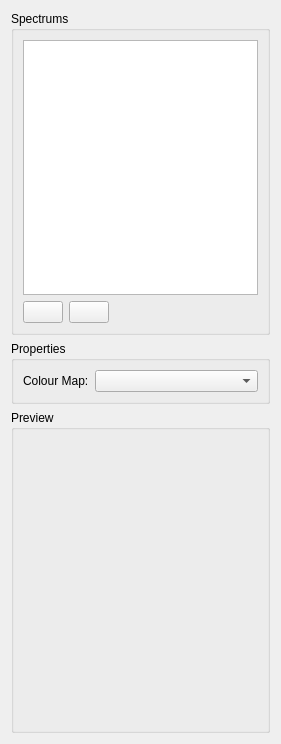
<?xml version="1.0" encoding="UTF-8"?>
<ui version="4.0">
 <class>SpectrumEditorWidget</class>
 <widget class="QWidget" name="SpectrumEditorWidget">
  <property name="geometry">
   <rect>
    <x>0</x>
    <y>0</y>
    <width>281</width>
    <height>744</height>
   </rect>
  </property>
  <property name="windowTitle">
   <string>Spectrum Editor</string>
  </property>
  <layout class="QVBoxLayout" name="verticalLayout">
   <item>
    <widget class="QGroupBox" name="groupBox">
     <property name="title">
      <string>Spectrums</string>
     </property>
     <layout class="QGridLayout" name="gridLayout">
      <item row="0" column="0" colspan="3">
       <widget class="QListWidget" name="listWidgetSpectrums"/>
      </item>
      <item row="1" column="0">
       <widget class="QPushButton" name="pushButtonAddSpectrum">
        <property name="text">
         <string/>
        </property>
        <property name="icon">
         <iconset resource="../icons.qrc">
          <normaloff>:/neon/images/icons/list-add-icon.png</normaloff>:/neon/images/icons/list-add-icon.png</iconset>
        </property>
       </widget>
      </item>
      <item row="1" column="1">
       <widget class="QPushButton" name="pushButtonDeleteSpectrum">
        <property name="text">
         <string/>
        </property>
        <property name="icon">
         <iconset resource="../icons.qrc">
          <normaloff>:/neon/images/icons/list-remove-icon.png</normaloff>:/neon/images/icons/list-remove-icon.png</iconset>
        </property>
       </widget>
      </item>
      <item row="1" column="2">
       <spacer name="horizontalSpacer">
        <property name="orientation">
         <enum>Qt::Horizontal</enum>
        </property>
        <property name="sizeHint" stdset="0">
         <size>
          <width>40</width>
          <height>20</height>
         </size>
        </property>
       </spacer>
      </item>
     </layout>
    </widget>
   </item>
   <item>
    <widget class="QGroupBox" name="groupBox_2">
     <property name="title">
      <string>Properties</string>
     </property>
     <layout class="QFormLayout" name="formLayout">
      <item row="0" column="0">
       <widget class="QLabel" name="label">
        <property name="text">
         <string>Colour Map:</string>
        </property>
       </widget>
      </item>
      <item row="0" column="1">
       <widget class="QComboBox" name="comboBox"/>
      </item>
     </layout>
    </widget>
   </item>
   <item>
    <widget class="QGroupBox" name="groupBox_3">
     <property name="title">
      <string>Preview</string>
     </property>
     <layout class="QHBoxLayout" name="horizontalLayout">
      <property name="leftMargin">
       <number>0</number>
      </property>
      <property name="topMargin">
       <number>0</number>
      </property>
      <property name="rightMargin">
       <number>0</number>
      </property>
      <property name="bottomMargin">
       <number>0</number>
      </property>
      <item>
       <widget class="SceneviewerWidget" name="widget" native="true">
        <property name="sizePolicy">
         <sizepolicy hsizetype="Expanding" vsizetype="Expanding">
          <horstretch>1</horstretch>
          <verstretch>1</verstretch>
         </sizepolicy>
        </property>
       </widget>
      </item>
     </layout>
    </widget>
   </item>
  </layout>
 </widget>
 <customwidgets>
  <customwidget>
   <class>SceneviewerWidget</class>
   <extends>QWidget</extends>
   <header>opencmiss/neon/ui/zincwidgets/sceneviewerwidget.h</header>
   <container>1</container>
  </customwidget>
 </customwidgets>
 <resources>
  <include location="../icons.qrc"/>
 </resources>
 <connections/>
</ui>
